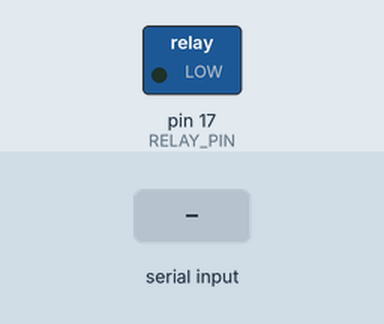
Simulated run of this sketch. Board: Arduino Uno, built with avr-gcc and run on an emulated ATmega328P. On the bench: switched loads named in the sketch (green lamp = pin HIGH). The inputs (shaded band) are chosen by the test bench. What the sketch prints to the serial monitor is not drawn.

Above: at 1.2 s.
1.3 s: "ON\n" received over Serial
At 2.5 s:
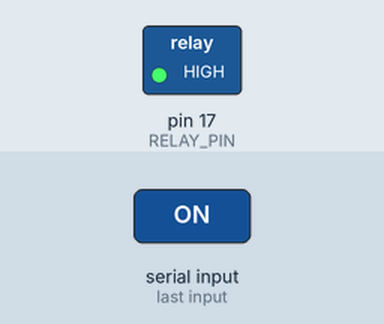
2.8 s: "OFF\n" received over Serial
At 3.7 s:
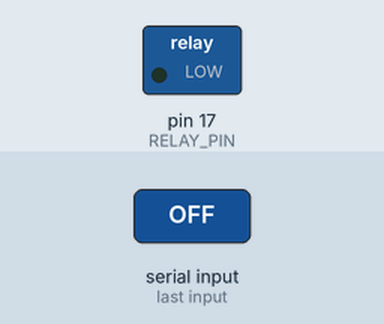
Timing chart, 0 to 5.8 s (numbered marks = the images above; inputs shaded):
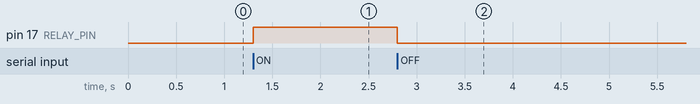

The sketch:

exp4-2.ino
```cpp
#define RELAY_PIN 17  // يمكنك تغييره لأي GPIO مناسب

void setup() {
  Serial.begin(115200);           // بدء الاتصال التسلسلي
  pinMode(RELAY_PIN, OUTPUT);     // تحديد المنفذ كمخرج
  digitalWrite(RELAY_PIN, LOW);   // تأكد أن الريليه مطفأ بالبداية
  Serial.println("اكتب ON لتشغيل أو OFF للإطفاء");
}

void loop() {
  if (Serial.available()) {
    String command = Serial.readStringUntil('\n'); // قراءة الأمر من المستخدم
    command.trim(); // إزالة الفراغات الزائدة

    if (command == "ON") {
      digitalWrite(RELAY_PIN, HIGH); // تشغيل الريليه
      Serial.println("تم تشغيل الإضاءة");
    }
    else if (command == "OFF") {
      digitalWrite(RELAY_PIN, LOW);  // إطفاء الريليه
      Serial.println("تم إطفاء الإضاءة");
    }
    else {
      Serial.println("أمر غير معروف. اكتب ON أو OFF فقط.");
    }
  }
}
```

Measured:
- after the input at 1.3 s, pin 17 (RELAY_PIN): LOW → HIGH at once
- after the input at 2.8 s, pin 17 (RELAY_PIN): HIGH → LOW at once
